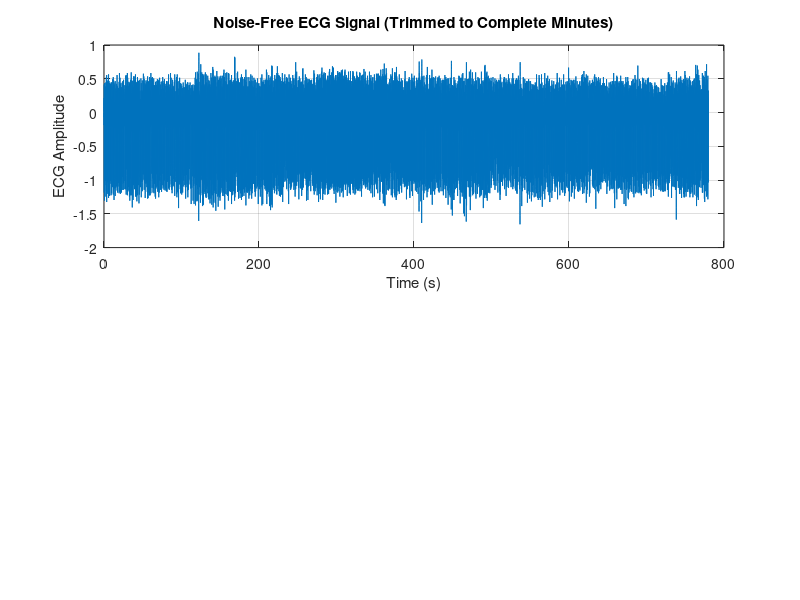

This figure's MATLAB source: (Note: this script raises an error after producing the figure.)
% Load and plot the ECG signal
load('E1.mat');
Fs = 128;

% Calculate how many complete minutes of data we want
samples_per_minute = 60 * Fs;
total_complete_minutes = floor(length(E1)/(samples_per_minute));
samples_to_keep = total_complete_minutes * samples_per_minute;

% Trim the signal to exact multiple of minutes
E1_trimmed = E1(1:samples_to_keep);

% Create time vector for trimmed signal
t = (0:length(E1_trimmed)-1)/Fs;

% Figure 1: Plot full trimmed ECG signal
figure;
subplot(2,1,1);
plot(t, E1_trimmed);
xlabel('Time (s)');
ylabel('ECG Amplitude');
title('Noise-Free ECG Signal (Trimmed to Complete Minutes)');
grid on;

% Improved R-peak detection
% First find all R-peaks at once with adaptive threshold
window_duration = 5; % 5 seconds for calculating local statistics
window_samples = window_duration * Fs;
signal_length = length(E1_trimmed);
threshold = zeros(size(E1_trimmed));

% Calculate adaptive threshold
for i = 1:window_samples:signal_length
    window_end = min(i + window_samples - 1, signal_length);
    window_data = E1_trimmed(i:window_end);
    threshold(i:window_end) = mean(window_data) + 1.5*std(window_data);
end

% Find R-peaks using the adaptive threshold
[pks, R_locs] = findpeaks(E1_trimmed, ...
    'MinPeakHeight', mean(threshold), ...
    'MinPeakDistance', 0.25*Fs);  % Minimum 0.5 seconds between peaks

% Calculate BPM values for each minute
total_minutes = total_complete_minutes;
bpmVals = zeros(1, total_minutes);

% Overlay R-peak detection on the ECG plot
subplot(2,1,1);
hold on;
plot(t(R_locs), E1_trimmed(R_locs), 'ro', 'MarkerSize', 8);
title(sprintf('ECG Signal with Detected R-peaks (Total: %d)', length(R_locs)));

for minute = 1:total_minutes
    % Time window for current minute
    start_sample = (minute-1) * 60 * Fs + 1;
    end_sample = minute * 60 * Fs;
    
    % Find R-peaks within this minute
    minute_peaks = R_locs((R_locs >= start_sample) & (R_locs <= end_sample));
    
    % Calculate BPM for this minute
    if length(minute_peaks) > 1
        RR_intervals = diff(minute_peaks) / Fs;  % Convert to seconds
        avg_RR = mean(RR_intervals);
        bpmVals(minute) = 60 / avg_RR;
        
        % Print number of R-peaks detected in this minute
        fprintf('Minute %d: %d R-peaks detected, BPM = %.1f\n', ...
            minute, length(minute_peaks), bpmVals(minute));
    else
        if minute > 1
            bpmVals(minute) = bpmVals(minute-1);
            fprintf('Warning: Less than 2 R-peaks detected in minute %d, using previous value\n', minute);
        else
            bpmVals(minute) = 0;
            fprintf('Warning: Less than 2 R-peaks detected in minute %d\n', minute);
        end
    end
end

% Calculate average BPM
avgBPM = mean(bpmVals);

% Figure 1 (continued): Plot heart rate
subplot(2,1,2);
time_mins = 1:total_minutes;
plot(time_mins, bpmVals, 'b-o', 'LineWidth', 2);
hold on;
plot([1 total_minutes], [avgBPM avgBPM], 'r--', 'LineWidth', 1.5);
grid on;
xlabel('Time (minutes)');
ylabel('Heart Rate (BPM)');
title('Heart Rate Over Time');
legend('Heart Rate', sprintf('Average: %.1f BPM', avgBPM));

% Adjust figure layout
set(gcf, 'Position', [100 100 800 600]);
subplot(2,1,1); box on;
subplot(2,1,2); box on;

% Print summary statistics
fprintf('\nECG Analysis Summary:\n');
fprintf('Total duration: %d complete minutes\n', total_minutes);
fprintf('Total R-peaks detected: %d\n', length(R_locs));
fprintf('Average R-peaks per minute: %.1f\n', length(R_locs)/total_minutes);
fprintf('Average heart rate: %.1f BPM\n', avgBPM);
fprintf('Min heart rate: %.1f BPM\n', min(bpmVals));
fprintf('Max heart rate: %.1f BPM\n', max(bpmVals));

% Plot a zoomed section to verify R-peak detection
figure;
zoom_start = 10 * Fs;  % Start at 10 seconds
zoom_duration = 5 * Fs;  % Show 5 seconds
zoom_range = zoom_start:(zoom_start + zoom_duration);

plot(t(zoom_range), E1_trimmed(zoom_range));
hold on;
zoom_peaks = R_locs(R_locs >= zoom_start & R_locs <= (zoom_start + zoom_duration));
plot(t(zoom_peaks), E1_trimmed(zoom_peaks), 'ro', 'MarkerSize', 8);
xlabel('Time (s)');
ylabel('ECG Amplitude');
title('Zoomed View of ECG with R-peak Detection');
grid on;